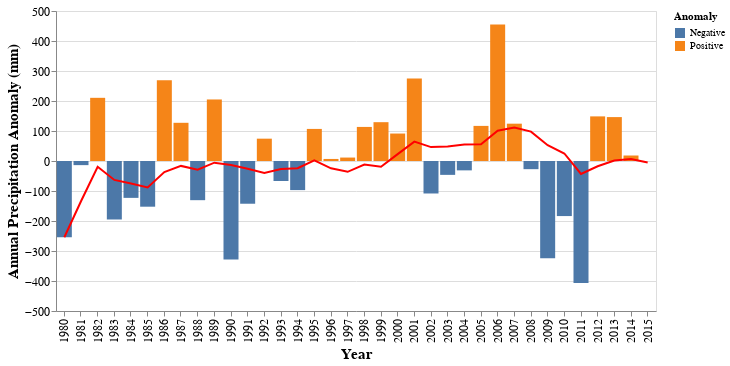

Notebook code for this chart:
### Markdown cell above
**Monthly data**

### Code cell
precip = monthly_precip.pr.mean(dim='model')
# Mean
precip_clim = precip[0].groupby('time.month').mean('time')
# Difference
ann_pr_anom = precip[0].groupby('time.month') - precip_clim
# Filter range
ann_pr_anom = ann_pr_anom.loc['1980':'2015']

df_pr = ann_pr_anom.to_dataframe()
df_pr = df_pr.resample('1Y').sum()

df_pr['positive'] = df_pr['pr'] > 0
df_pr['Rolling'] = df_pr['pr'].rolling(5).mean()
df_pr.reset_index(inplace=True)

df_pr['positive'] = df_pr['positive'].astype(str)

df_pr['positive'] = df_pr['positive'].str.replace('True','Positive')
df_pr['positive'] = df_pr['positive'].str.replace('False','Negative')

df_pr['time'] = df_pr['time'].dt.year

df_pr.rename(columns={'positive':'Anomaly', 'time':'year'}, inplace=True)

#df.reset_index(inplace=True)
bar = alt.Chart(df_pr).mark_bar().encode(
    x="year:O",
    y="pr:Q",
    color='Anomaly:N'
).properties(width=600).encode(x=alt.X('year:O', axis=alt.Axis(title='Year',titleFontSize=15, labelFontSize=12)),
                              y=alt.Y('pr:Q', axis=alt.Axis( title='Annual Precipitation Anomaly (mm)',titleFontSize=15, labelFontSize=12)))
line = alt.Chart(df_pr).mark_line(color='red').transform_window(
    # The field to average
    rolling_mean='mean(pr)',
    # The number of values before and after the current value to include.
    frame=[-9, 0]
).encode(
    x='year:O',
    y='rolling_mean:Q'
)


(bar + line).properties(width=600)

### Figure 1 — Vega-Lite specification as saved in the notebook (floating-point values rounded to 4 significant figures)
{"config": {"view": {"continuousWidth": 400, "continuousHeight": 300}}, "layer": [{"mark": "bar", "encoding": {"color": {"field": "Anomaly", "type": "nominal"}, "x": {"axis": {"labelFontSize": 12, "title": "Year", "titleFontSize": 15}, "field": "year", "type": "ordinal"}, "y": {"axis": {"labelFontSize": 12, "title": "Annual Precipitation Anomaly (mm)", "titleFontSize": 15}, "field": "pr", "type": "quantitative"}}, "width": 600}, {"mark": {"type": "line", "color": "red"}, "encoding": {"x": {"field": "year", "type": "ordinal"}, "y": {"field": "rolling_mean", "type": "quantitative"}}, "transform": [{"window": [{"op": "mean", "field": "pr", "as": "rolling_mean"}], "frame": [-9, 0]}]}], "data": {"name": "data-57c3819a33aa771915fa6d0976410913"}, "width": 600, "$schema": "https://vega.github.io/schema/vega-lite/v4.17.0.json", "datasets": {"data-57c3819a33aa771915fa6d0976410913": [{"year": 1980, "month": 78, "pr": -254.3, "Anomaly": "Negative", "Rolling": null}, {"year": 1981, "month": 78, "pr": -13.78, "Anomaly": "Negative", "Rolling": null}, {"year": 1982, "month": 78, "pr": 210.6, "Anomaly": "Positive", "Rolling": null}, {"year": 1983, "month": 78, "pr": -195.0, "Anomaly": "Negative", "Rolling": null}, {"year": 1984, "month": 78, "pr": -122.9, "Anomaly": "Negative", "Rolling": -75.06}, {"year": 1985, "month": 78, "pr": -152.3, "Anomaly": "Negative", "Rolling": -54.67}, {"year": 1986, "month": 78, "pr": 269.3, "Anomaly": "Positive", "Rolling": 1.945}, {"year": 1987, "month": 78, "pr": 127.3, "Anomaly": "Positive", "Rolling": -14.71}, {"year": 1988, "month": 78, "pr": -130.6, "Anomaly": "Negative", "Rolling": -1.835}, {"year": 1989, "month": 78, "pr": 205.1, "Anomaly": "Positive", "Rolling": 63.77}, {"year": 1990, "month": 78, "pr": -328.6, "Anomaly": "Negative", "Rolling": 28.51}, {"year": 1991, "month": 78, "pr": -142.4, "Anomaly": "Negative", "Rolling": -53.84}, {"year": 1992, "month": 78, "pr": 74.44, "Anomaly": "Positive", "Rolling": -64.41}, {"year": 1993, "month": 78, "pr": -66.74, "Anomaly": "Negative", "Rolling": -51.64}, {"year": 1994, "month": 78, "pr": -97.04, "Anomaly": "Negative", "Rolling": -112.1}, {"year": 1995, "month": 78, "pr": 106.9, "Anomaly": "Positive", "Rolling": -24.97}, {"year": 1996, "month": 78, "pr": 6.838, "Anomaly": "Positive", "Rolling": 4.887}, {"year": 1997, "month": 78, "pr": 11.47, "Anomaly": "Positive", "Rolling": -7.707}, {"year": 1998, "month": 78, "pr": 113.6, "Anomaly": "Positive", "Rolling": 28.36}, {"year": 1999, "month": 78, "pr": 129.4, "Anomaly": "Positive", "Rolling": 73.64}, {"year": 2000, "month": 78, "pr": 91.52, "Anomaly": "Positive", "Rolling": 70.56}, {"year": 2001, "month": 78, "pr": 275.0, "Anomaly": "Positive", "Rolling": 124.2}, {"year": 2002, "month": 78, "pr": -108.3, "Anomaly": "Negative", "Rolling": 100.2}, {"year": 2003, "month": 78, "pr": -46.23, "Anomaly": "Negative", "Rolling": 68.29}, {"year": 2004, "month": 78, "pr": -31.23, "Anomaly": "Negative", "Rolling": 36.16}, {"year": 2005, "month": 78, "pr": 117.0, "Anomaly": "Positive", "Rolling": 41.26}, {"year": 2006, "month": 78, "pr": 454.6, "Anomaly": "Positive", "Rolling": 77.17}, {"year": 2007, "month": 78, "pr": 124.4, "Anomaly": "Positive", "Rolling": 123.7}, {"year": 2008, "month": 78, "pr": -27.24, "Anomaly": "Negative", "Rolling": 127.5}, {"year": 2009, "month": 78, "pr": -323.9, "Anomaly": "Negative", "Rolling": 68.97}, {"year": 2010, "month": 78, "pr": -183.6, "Anomaly": "Negative", "Rolling": 8.854}, {"year": 2011, "month": 78, "pr": -406.9, "Anomaly": "Negative", "Rolling": -163.4}, {"year": 2012, "month": 78, "pr": 148.7, "Anomaly": "Positive", "Rolling": -158.6}, {"year": 2013, "month": 78, "pr": 146.4, "Anomaly": "Positive", "Rolling": -123.9}, {"year": 2014, "month": 78, "pr": 18.3, "Anomaly": "Positive", "Rolling": -55.4}, {"year": 2015, "month": 78, "pr": 0.0, "Anomaly": "Negative", "Rolling": -18.69}]}}
